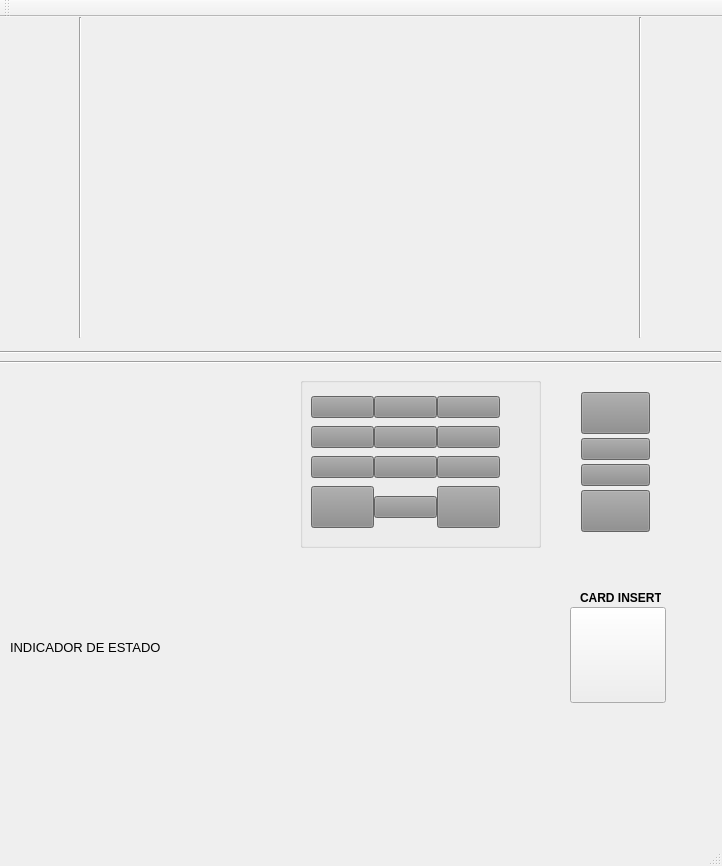
<?xml version="1.0" encoding="UTF-8"?>
<ui version="4.0">
 <class>MainWindow</class>
 <widget class="QMainWindow" name="MainWindow">
  <property name="geometry">
   <rect>
    <x>0</x>
    <y>0</y>
    <width>722</width>
    <height>866</height>
   </rect>
  </property>
  <property name="minimumSize">
   <size>
    <width>0</width>
    <height>42</height>
   </size>
  </property>
  <property name="windowTitle">
   <string>MainWindow</string>
  </property>
  <widget class="QWidget" name="centralWidget">
   <widget class="QLabel" name="label_welcome">
    <property name="geometry">
     <rect>
      <x>90</x>
      <y>0</y>
      <width>541</width>
      <height>321</height>
     </rect>
    </property>
    <property name="font">
     <font>
      <pointsize>20</pointsize>
      <weight>75</weight>
      <italic>false</italic>
      <bold>true</bold>
      <underline>false</underline>
      <strikeout>false</strikeout>
      <kerning>false</kerning>
     </font>
    </property>
    <property name="autoFillBackground">
     <bool>false</bool>
    </property>
    <property name="locale">
     <locale language="English" country="Philippines"/>
    </property>
    <property name="frameShadow">
     <enum>QFrame::Sunken</enum>
    </property>
    <property name="text">
     <string/>
    </property>
    <property name="textFormat">
     <enum>Qt::AutoText</enum>
    </property>
    <property name="pixmap">
     <pixmap resource="menuFAC.qrc">:/imag/welcome.png</pixmap>
    </property>
    <property name="scaledContents">
     <bool>true</bool>
    </property>
    <property name="alignment">
     <set>Qt::AlignHCenter|Qt::AlignTop</set>
    </property>
   </widget>
   <widget class="QWidget" name="layoutWidget">
    <property name="geometry">
     <rect>
      <x>650</x>
      <y>0</y>
      <width>96</width>
      <height>321</height>
     </rect>
    </property>
    <layout class="QVBoxLayout" name="verticalLayout_right">
     <item>
      <widget class="QPushButton" name="pushButton_5">
       <property name="text">
        <string/>
       </property>
       <property name="icon">
        <iconset resource="menuFAC.qrc">
         <normaloff>:/imag/button2.ico</normaloff>:/imag/button2.ico</iconset>
       </property>
       <property name="iconSize">
        <size>
         <width>48</width>
         <height>48</height>
        </size>
       </property>
       <property name="shortcut">
        <string/>
       </property>
       <property name="autoRepeat">
        <bool>false</bool>
       </property>
       <property name="autoExclusive">
        <bool>false</bool>
       </property>
       <property name="autoDefault">
        <bool>false</bool>
       </property>
       <property name="default">
        <bool>false</bool>
       </property>
       <property name="flat">
        <bool>true</bool>
       </property>
      </widget>
     </item>
     <item>
      <widget class="QPushButton" name="pushButton_6">
       <property name="text">
        <string/>
       </property>
       <property name="icon">
        <iconset resource="menuFAC.qrc">
         <normaloff>:/imag/button2.ico</normaloff>:/imag/button2.ico</iconset>
       </property>
       <property name="iconSize">
        <size>
         <width>48</width>
         <height>48</height>
        </size>
       </property>
       <property name="shortcut">
        <string/>
       </property>
       <property name="autoRepeat">
        <bool>false</bool>
       </property>
       <property name="autoExclusive">
        <bool>false</bool>
       </property>
       <property name="autoDefault">
        <bool>false</bool>
       </property>
       <property name="default">
        <bool>false</bool>
       </property>
       <property name="flat">
        <bool>true</bool>
       </property>
      </widget>
     </item>
     <item>
      <widget class="QPushButton" name="pushButton_7">
       <property name="text">
        <string/>
       </property>
       <property name="icon">
        <iconset resource="menuFAC.qrc">
         <normaloff>:/imag/button2.ico</normaloff>:/imag/button2.ico</iconset>
       </property>
       <property name="iconSize">
        <size>
         <width>48</width>
         <height>48</height>
        </size>
       </property>
       <property name="shortcut">
        <string/>
       </property>
       <property name="autoRepeat">
        <bool>false</bool>
       </property>
       <property name="autoExclusive">
        <bool>false</bool>
       </property>
       <property name="autoDefault">
        <bool>false</bool>
       </property>
       <property name="default">
        <bool>false</bool>
       </property>
       <property name="flat">
        <bool>true</bool>
       </property>
      </widget>
     </item>
     <item>
      <widget class="QPushButton" name="pushButton_8">
       <property name="text">
        <string/>
       </property>
       <property name="icon">
        <iconset resource="menuFAC.qrc">
         <normaloff>:/imag/button2.ico</normaloff>:/imag/button2.ico</iconset>
       </property>
       <property name="iconSize">
        <size>
         <width>48</width>
         <height>48</height>
        </size>
       </property>
       <property name="shortcut">
        <string/>
       </property>
       <property name="autoRepeat">
        <bool>false</bool>
       </property>
       <property name="autoExclusive">
        <bool>false</bool>
       </property>
       <property name="autoDefault">
        <bool>false</bool>
       </property>
       <property name="default">
        <bool>false</bool>
       </property>
       <property name="flat">
        <bool>true</bool>
       </property>
      </widget>
     </item>
    </layout>
   </widget>
   <widget class="Line" name="line">
    <property name="geometry">
     <rect>
      <x>0</x>
      <y>320</y>
      <width>721</width>
      <height>31</height>
     </rect>
    </property>
    <property name="orientation">
     <enum>Qt::Horizontal</enum>
    </property>
   </widget>
   <widget class="Line" name="line_2">
    <property name="geometry">
     <rect>
      <x>70</x>
      <y>0</y>
      <width>20</width>
      <height>321</height>
     </rect>
    </property>
    <property name="orientation">
     <enum>Qt::Vertical</enum>
    </property>
   </widget>
   <widget class="Line" name="line_3">
    <property name="geometry">
     <rect>
      <x>630</x>
      <y>0</y>
      <width>20</width>
      <height>321</height>
     </rect>
    </property>
    <property name="orientation">
     <enum>Qt::Vertical</enum>
    </property>
   </widget>
   <widget class="Line" name="line_4">
    <property name="geometry">
     <rect>
      <x>0</x>
      <y>330</y>
      <width>721</width>
      <height>31</height>
     </rect>
    </property>
    <property name="orientation">
     <enum>Qt::Horizontal</enum>
    </property>
   </widget>
   <widget class="QPushButton" name="pushButton_card">
    <property name="geometry">
     <rect>
      <x>570</x>
      <y>590</y>
      <width>96</width>
      <height>96</height>
     </rect>
    </property>
    <property name="text">
     <string/>
    </property>
    <property name="icon">
     <iconset resource="menuFAC.qrc">
      <normaloff>:/imag/card1.jpg</normaloff>:/imag/card1.jpg</iconset>
    </property>
    <property name="iconSize">
     <size>
      <width>64</width>
      <height>64</height>
     </size>
    </property>
   </widget>
   <widget class="QWidget" name="layoutWidget">
    <property name="geometry">
     <rect>
      <x>0</x>
      <y>0</y>
      <width>96</width>
      <height>321</height>
     </rect>
    </property>
    <layout class="QVBoxLayout" name="verticalLayout_left">
     <item>
      <widget class="QPushButton" name="pushButton_1">
       <property name="text">
        <string/>
       </property>
       <property name="icon">
        <iconset resource="menuFAC.qrc">
         <normaloff>:/imag/button2.ico</normaloff>:/imag/button2.ico</iconset>
       </property>
       <property name="iconSize">
        <size>
         <width>48</width>
         <height>48</height>
        </size>
       </property>
       <property name="shortcut">
        <string/>
       </property>
       <property name="autoRepeat">
        <bool>false</bool>
       </property>
       <property name="autoExclusive">
        <bool>false</bool>
       </property>
       <property name="autoDefault">
        <bool>false</bool>
       </property>
       <property name="default">
        <bool>false</bool>
       </property>
       <property name="flat">
        <bool>true</bool>
       </property>
      </widget>
     </item>
     <item>
      <widget class="QPushButton" name="pushButton_2">
       <property name="text">
        <string/>
       </property>
       <property name="icon">
        <iconset resource="menuFAC.qrc">
         <normaloff>:/imag/button2.ico</normaloff>:/imag/button2.ico</iconset>
       </property>
       <property name="iconSize">
        <size>
         <width>48</width>
         <height>48</height>
        </size>
       </property>
       <property name="shortcut">
        <string/>
       </property>
       <property name="autoRepeat">
        <bool>false</bool>
       </property>
       <property name="autoExclusive">
        <bool>false</bool>
       </property>
       <property name="autoDefault">
        <bool>false</bool>
       </property>
       <property name="default">
        <bool>false</bool>
       </property>
       <property name="flat">
        <bool>true</bool>
       </property>
      </widget>
     </item>
     <item>
      <widget class="QPushButton" name="pushButton_3">
       <property name="text">
        <string/>
       </property>
       <property name="icon">
        <iconset resource="menuFAC.qrc">
         <normaloff>:/imag/button2.ico</normaloff>:/imag/button2.ico</iconset>
       </property>
       <property name="iconSize">
        <size>
         <width>48</width>
         <height>48</height>
        </size>
       </property>
       <property name="shortcut">
        <string/>
       </property>
       <property name="autoRepeat">
        <bool>false</bool>
       </property>
       <property name="autoExclusive">
        <bool>false</bool>
       </property>
       <property name="autoDefault">
        <bool>false</bool>
       </property>
       <property name="default">
        <bool>false</bool>
       </property>
       <property name="flat">
        <bool>true</bool>
       </property>
      </widget>
     </item>
     <item>
      <widget class="QPushButton" name="pushButton_4">
       <property name="text">
        <string/>
       </property>
       <property name="icon">
        <iconset resource="menuFAC.qrc">
         <normaloff>:/imag/button2.ico</normaloff>:/imag/button2.ico</iconset>
       </property>
       <property name="iconSize">
        <size>
         <width>48</width>
         <height>48</height>
        </size>
       </property>
       <property name="shortcut">
        <string/>
       </property>
       <property name="autoRepeat">
        <bool>false</bool>
       </property>
       <property name="autoExclusive">
        <bool>false</bool>
       </property>
       <property name="autoDefault">
        <bool>false</bool>
       </property>
       <property name="default">
        <bool>false</bool>
       </property>
       <property name="flat">
        <bool>true</bool>
       </property>
      </widget>
     </item>
    </layout>
   </widget>
   <widget class="QWidget" name="layoutWidget">
    <property name="geometry">
     <rect>
      <x>570</x>
      <y>360</y>
      <width>91</width>
      <height>171</height>
     </rect>
    </property>
    <layout class="QVBoxLayout" name="verticalLayout_opt">
     <property name="spacing">
      <number>0</number>
     </property>
     <item>
      <widget class="QPushButton" name="pushButton_ok">
       <property name="minimumSize">
        <size>
         <width>0</width>
         <height>42</height>
        </size>
       </property>
       <property name="styleSheet">
        <string notr="true">background-color: rgb(140, 140, 140);</string>
       </property>
       <property name="text">
        <string/>
       </property>
       <property name="icon">
        <iconset resource="menuFAC.qrc">
         <normaloff>:/imag/ok.png</normaloff>:/imag/ok.png</iconset>
       </property>
       <property name="iconSize">
        <size>
         <width>32</width>
         <height>32</height>
        </size>
       </property>
       <property name="flat">
        <bool>false</bool>
       </property>
      </widget>
     </item>
     <item>
      <widget class="QPushButton" name="pushButton_del">
       <property name="styleSheet">
        <string notr="true">background-color: rgb(140, 140, 140);</string>
       </property>
       <property name="text">
        <string/>
       </property>
       <property name="icon">
        <iconset resource="menuFAC.qrc">
         <normaloff>:/imag/clear.png</normaloff>:/imag/clear.png</iconset>
       </property>
       <property name="iconSize">
        <size>
         <width>32</width>
         <height>32</height>
        </size>
       </property>
       <property name="flat">
        <bool>false</bool>
       </property>
      </widget>
     </item>
     <item>
      <widget class="QPushButton" name="pushButton_cancel">
       <property name="styleSheet">
        <string notr="true">background-color: rgb(140, 140, 140);</string>
       </property>
       <property name="text">
        <string/>
       </property>
       <property name="icon">
        <iconset resource="menuFAC.qrc">
         <normaloff>:/imag/cancel.png</normaloff>:/imag/cancel.png</iconset>
       </property>
       <property name="iconSize">
        <size>
         <width>32</width>
         <height>32</height>
        </size>
       </property>
       <property name="flat">
        <bool>false</bool>
       </property>
      </widget>
     </item>
     <item>
      <widget class="QPushButton" name="pushButton_N3">
       <property name="minimumSize">
        <size>
         <width>0</width>
         <height>42</height>
        </size>
       </property>
       <property name="styleSheet">
        <string notr="true">background-color: rgb(140, 140, 140);</string>
       </property>
       <property name="text">
        <string/>
       </property>
       <property name="iconSize">
        <size>
         <width>38</width>
         <height>38</height>
        </size>
       </property>
       <property name="flat">
        <bool>false</bool>
       </property>
      </widget>
     </item>
    </layout>
   </widget>
   <widget class="QLabel" name="label_estado">
    <property name="geometry">
     <rect>
      <x>10</x>
      <y>610</y>
      <width>551</width>
      <height>41</height>
     </rect>
    </property>
    <property name="font">
     <font>
      <pointsize>10</pointsize>
     </font>
    </property>
    <property name="text">
     <string>INDICADOR DE ESTADO</string>
    </property>
   </widget>
   <widget class="QWidget" name="widget_face" native="true">
    <property name="geometry">
     <rect>
      <x>90</x>
      <y>0</y>
      <width>541</width>
      <height>321</height>
     </rect>
    </property>
   </widget>
   <widget class="QGroupBox" name="groupBox">
    <property name="enabled">
     <bool>true</bool>
    </property>
    <property name="geometry">
     <rect>
      <x>300</x>
      <y>360</y>
      <width>241</width>
      <height>171</height>
     </rect>
    </property>
    <property name="title">
     <string/>
    </property>
    <widget class="QWidget" name="layoutWidget">
     <property name="geometry">
      <rect>
       <x>0</x>
       <y>0</y>
       <width>211</width>
       <height>171</height>
      </rect>
     </property>
     <layout class="QGridLayout" name="gridLayout_num">
      <property name="spacing">
       <number>0</number>
      </property>
      <item row="0" column="1">
       <widget class="QPushButton" name="pushButton_num2">
        <property name="maximumSize">
         <size>
          <width>78</width>
          <height>16777215</height>
         </size>
        </property>
        <property name="styleSheet">
         <string notr="true">background-color: rgb(140, 140, 140);</string>
        </property>
        <property name="text">
         <string/>
        </property>
        <property name="icon">
         <iconset resource="menuFAC.qrc">
          <normaloff>:/imag/2.png</normaloff>:/imag/2.png</iconset>
        </property>
        <property name="iconSize">
         <size>
          <width>32</width>
          <height>32</height>
         </size>
        </property>
        <property name="flat">
         <bool>false</bool>
        </property>
       </widget>
      </item>
      <item row="1" column="0">
       <widget class="QPushButton" name="pushButton_num4">
        <property name="styleSheet">
         <string notr="true">background-color: rgb(140, 140, 140);</string>
        </property>
        <property name="text">
         <string/>
        </property>
        <property name="icon">
         <iconset resource="menuFAC.qrc">
          <normaloff>:/imag/4.png</normaloff>:/imag/4.png</iconset>
        </property>
        <property name="iconSize">
         <size>
          <width>32</width>
          <height>32</height>
         </size>
        </property>
        <property name="flat">
         <bool>false</bool>
        </property>
       </widget>
      </item>
      <item row="1" column="2">
       <widget class="QPushButton" name="pushButton_num6">
        <property name="styleSheet">
         <string notr="true">background-color: rgb(140, 140, 140);</string>
        </property>
        <property name="text">
         <string/>
        </property>
        <property name="icon">
         <iconset resource="menuFAC.qrc">
          <normaloff>:/imag/6.png</normaloff>:/imag/6.png</iconset>
        </property>
        <property name="iconSize">
         <size>
          <width>32</width>
          <height>32</height>
         </size>
        </property>
        <property name="flat">
         <bool>false</bool>
        </property>
       </widget>
      </item>
      <item row="2" column="1">
       <widget class="QPushButton" name="pushButton_num8">
        <property name="styleSheet">
         <string notr="true">background-color: rgb(140, 140, 140);</string>
        </property>
        <property name="text">
         <string/>
        </property>
        <property name="icon">
         <iconset resource="menuFAC.qrc">
          <normaloff>:/imag/8.png</normaloff>:/imag/8.png</iconset>
        </property>
        <property name="iconSize">
         <size>
          <width>32</width>
          <height>32</height>
         </size>
        </property>
        <property name="flat">
         <bool>false</bool>
        </property>
       </widget>
      </item>
      <item row="2" column="2">
       <widget class="QPushButton" name="pushButton_num9">
        <property name="styleSheet">
         <string notr="true">background-color: rgb(140, 140, 140);</string>
        </property>
        <property name="text">
         <string/>
        </property>
        <property name="icon">
         <iconset resource="menuFAC.qrc">
          <normaloff>:/imag/9.png</normaloff>:/imag/9.png</iconset>
        </property>
        <property name="iconSize">
         <size>
          <width>32</width>
          <height>32</height>
         </size>
        </property>
        <property name="flat">
         <bool>false</bool>
        </property>
       </widget>
      </item>
      <item row="2" column="0">
       <widget class="QPushButton" name="pushButton_num7">
        <property name="styleSheet">
         <string notr="true">background-color: rgb(140, 140, 140);</string>
        </property>
        <property name="text">
         <string/>
        </property>
        <property name="icon">
         <iconset resource="menuFAC.qrc">
          <normaloff>:/imag/7.png</normaloff>:/imag/7.png</iconset>
        </property>
        <property name="iconSize">
         <size>
          <width>32</width>
          <height>32</height>
         </size>
        </property>
        <property name="flat">
         <bool>false</bool>
        </property>
       </widget>
      </item>
      <item row="1" column="1">
       <widget class="QPushButton" name="pushButton_num5">
        <property name="styleSheet">
         <string notr="true">background-color: rgb(140, 140, 140);</string>
        </property>
        <property name="text">
         <string/>
        </property>
        <property name="icon">
         <iconset resource="menuFAC.qrc">
          <normaloff>:/imag/5.png</normaloff>:/imag/5.png</iconset>
        </property>
        <property name="iconSize">
         <size>
          <width>32</width>
          <height>32</height>
         </size>
        </property>
        <property name="flat">
         <bool>false</bool>
        </property>
       </widget>
      </item>
      <item row="0" column="2">
       <widget class="QPushButton" name="pushButton_num3">
        <property name="styleSheet">
         <string notr="true">background-color: rgb(140, 140, 140);</string>
        </property>
        <property name="text">
         <string/>
        </property>
        <property name="icon">
         <iconset resource="menuFAC.qrc">
          <normaloff>:/imag/3.png</normaloff>:/imag/3.png</iconset>
        </property>
        <property name="iconSize">
         <size>
          <width>32</width>
          <height>32</height>
         </size>
        </property>
        <property name="flat">
         <bool>false</bool>
        </property>
       </widget>
      </item>
      <item row="3" column="1">
       <widget class="QPushButton" name="pushButtonNum0">
        <property name="styleSheet">
         <string notr="true">background-color: rgb(140, 140, 140);</string>
        </property>
        <property name="text">
         <string/>
        </property>
        <property name="icon">
         <iconset resource="menuFAC.qrc">
          <normaloff>:/imag/0.png</normaloff>:/imag/0.png</iconset>
        </property>
        <property name="iconSize">
         <size>
          <width>32</width>
          <height>32</height>
         </size>
        </property>
        <property name="flat">
         <bool>false</bool>
        </property>
       </widget>
      </item>
      <item row="3" column="0">
       <widget class="QPushButton" name="pushButton_numN2">
        <property name="minimumSize">
         <size>
          <width>0</width>
          <height>42</height>
         </size>
        </property>
        <property name="maximumSize">
         <size>
          <width>16777215</width>
          <height>48</height>
         </size>
        </property>
        <property name="styleSheet">
         <string notr="true">background-color: rgb(140, 140, 140);</string>
        </property>
        <property name="text">
         <string/>
        </property>
        <property name="iconSize">
         <size>
          <width>32</width>
          <height>32</height>
         </size>
        </property>
        <property name="flat">
         <bool>false</bool>
        </property>
       </widget>
      </item>
      <item row="3" column="2">
       <widget class="QPushButton" name="pushButton_numN1">
        <property name="minimumSize">
         <size>
          <width>0</width>
          <height>42</height>
         </size>
        </property>
        <property name="maximumSize">
         <size>
          <width>16777215</width>
          <height>48</height>
         </size>
        </property>
        <property name="styleSheet">
         <string notr="true">background-color: rgb(140, 140, 140);</string>
        </property>
        <property name="text">
         <string/>
        </property>
        <property name="iconSize">
         <size>
          <width>32</width>
          <height>32</height>
         </size>
        </property>
        <property name="flat">
         <bool>false</bool>
        </property>
       </widget>
      </item>
      <item row="0" column="0">
       <widget class="QPushButton" name="pushButton_num1">
        <property name="maximumSize">
         <size>
          <width>78</width>
          <height>16777215</height>
         </size>
        </property>
        <property name="styleSheet">
         <string notr="true">background-color: rgb(140, 140, 140);</string>
        </property>
        <property name="text">
         <string/>
        </property>
        <property name="icon">
         <iconset resource="menuFAC.qrc">
          <normaloff>:/imag/1.png</normaloff>:/imag/1.png</iconset>
        </property>
        <property name="iconSize">
         <size>
          <width>32</width>
          <height>32</height>
         </size>
        </property>
        <property name="flat">
         <bool>false</bool>
        </property>
       </widget>
      </item>
     </layout>
    </widget>
   </widget>
   <widget class="QLabel" name="label_password">
    <property name="geometry">
     <rect>
      <x>90</x>
      <y>0</y>
      <width>541</width>
      <height>321</height>
     </rect>
    </property>
    <property name="text">
     <string/>
    </property>
    <property name="pixmap">
     <pixmap resource="menuFAC.qrc">:/imag/password.png</pixmap>
    </property>
    <property name="scaledContents">
     <bool>true</bool>
    </property>
   </widget>
   <widget class="QLabel" name="label_hint">
    <property name="geometry">
     <rect>
      <x>10</x>
      <y>670</y>
      <width>521</width>
      <height>81</height>
     </rect>
    </property>
    <property name="font">
     <font>
      <pointsize>16</pointsize>
      <weight>75</weight>
      <bold>true</bold>
     </font>
    </property>
    <property name="text">
     <string/>
    </property>
   </widget>
   <widget class="QLabel" name="label_cardInsert">
    <property name="geometry">
     <rect>
      <x>580</x>
      <y>570</y>
      <width>81</width>
      <height>21</height>
     </rect>
    </property>
    <property name="font">
     <font>
      <weight>75</weight>
      <bold>true</bold>
     </font>
    </property>
    <property name="text">
     <string>CARD INSERT</string>
    </property>
   </widget>
   <widget class="QLabel" name="label_panelCajero">
    <property name="geometry">
     <rect>
      <x>90</x>
      <y>0</y>
      <width>541</width>
      <height>321</height>
     </rect>
    </property>
    <property name="text">
     <string/>
    </property>
    <property name="pixmap">
     <pixmap resource="menuFAC.qrc">:/imag/menu_cajero.png</pixmap>
    </property>
    <property name="scaledContents">
     <bool>true</bool>
    </property>
   </widget>
   <widget class="QLabel" name="label_video">
    <property name="geometry">
     <rect>
      <x>90</x>
      <y>0</y>
      <width>541</width>
      <height>321</height>
     </rect>
    </property>
    <property name="text">
     <string/>
    </property>
   </widget>
   <widget class="QLabel" name="label_badPassword">
    <property name="geometry">
     <rect>
      <x>90</x>
      <y>0</y>
      <width>541</width>
      <height>321</height>
     </rect>
    </property>
    <property name="text">
     <string/>
    </property>
    <property name="pixmap">
     <pixmap resource="menuFAC.qrc">:/imag/error_pass.png</pixmap>
    </property>
    <property name="scaledContents">
     <bool>true</bool>
    </property>
   </widget>
   <zorder>label_panelCajero</zorder>
   <zorder>label_estado</zorder>
   <zorder>layoutWidget</zorder>
   <zorder>layoutWidget</zorder>
   <zorder>layoutWidget</zorder>
   <zorder>line</zorder>
   <zorder>line_2</zorder>
   <zorder>line_3</zorder>
   <zorder>line_4</zorder>
   <zorder>pushButton_card</zorder>
   <zorder>widget_face</zorder>
   <zorder>groupBox</zorder>
   <zorder>label_password</zorder>
   <zorder>label_hint</zorder>
   <zorder>label_cardInsert</zorder>
   <zorder>label_welcome</zorder>
   <zorder>label_video</zorder>
   <zorder>label_badPassword</zorder>
  </widget>
  <widget class="QMenuBar" name="menuBar">
   <property name="geometry">
    <rect>
     <x>0</x>
     <y>0</y>
     <width>722</width>
     <height>22</height>
    </rect>
   </property>
  </widget>
  <widget class="QToolBar" name="mainToolBar">
   <attribute name="toolBarArea">
    <enum>TopToolBarArea</enum>
   </attribute>
   <attribute name="toolBarBreak">
    <bool>false</bool>
   </attribute>
  </widget>
  <widget class="QStatusBar" name="statusBar"/>
 </widget>
 <layoutdefault spacing="6" margin="11"/>
 <resources>
  <include location="menuFAC.qrc"/>
 </resources>
 <connections/>
</ui>
